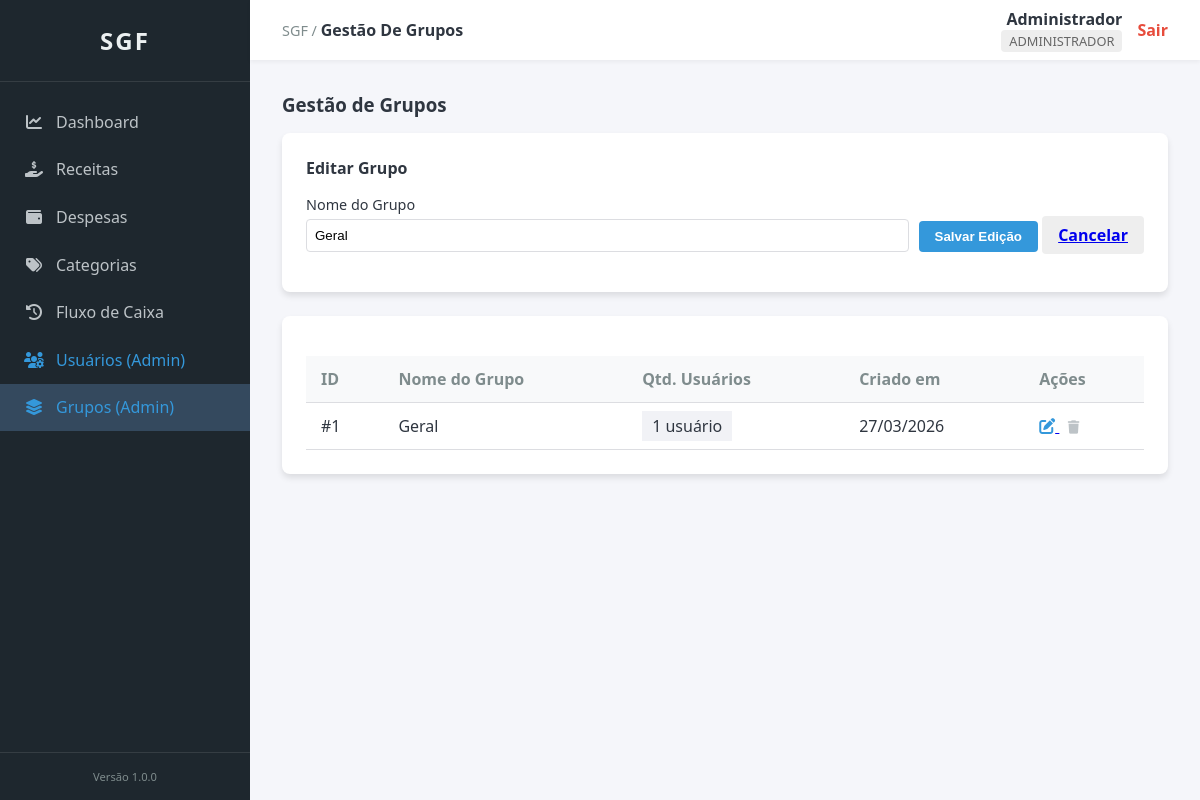
/index.php?page=grupos&action=edit&id=1 (signed in), run on the app's committed database.
### tables this page shows
CREATE TABLE IF NOT EXISTS grupos (
    id INT AUTO_INCREMENT PRIMARY KEY,
    nome VARCHAR(100) NOT NULL,
    criado_em TIMESTAMP DEFAULT CURRENT_TIMESTAMP
);

### includes/functions.php (called while the page is built, shortened)
<?php
function s($texto) {
    return htmlspecialchars($texto ?? '', ENT_QUOTES, 'UTF-8');
}
function formatarData($data) {
    return date('d/m/Y', strtotime($data));
}

### pages/grupos.php (the view, shortened to what this page needs)
<?php
$action = $_GET['action'] ?? 'list';
$edit_id = $_GET['id'] ?? null;
$edit_data = null;
if ($action === 'edit' && $edit_id) {
    $stmt = $pdo->prepare("SELECT * FROM grupos WHERE id = ?");
    $stmt->execute([$edit_id]);
    $edit_data = $stmt->fetch();
}
$stmt = $pdo->query("SELECT g.*, (SELECT COUNT(*) FROM usuarios u WHERE u.grupo_id = g.id) as total_usuarios
                     FROM grupos g ORDER BY nome ASC");
$grupos = $stmt->fetchAll();
?>
<div class="header-actions" style="display: flex; justify-content: space-between; align-items: center; margin-bottom: 1rem;">
    <h3>Gestão de Grupos</h3>
</div>
<div class="card">
    <h4><?= $edit_data ? 'Editar' : 'Novo' ?> Grupo</h4>
    <form action="index.php?page=grupos" method="POST" class="form-inline" style="margin-top: 1rem;">
        <div class="form-group" style="flex: 2;">
            <label>Nome do Grupo</label>
            <input type="text" name="nome" class="form-control" value="<?= s($edit_data['nome'] ?? '') ?>" placeholder="Ex: Família Silva" required>
        </div>
        <div class="form-group">
            <button type="submit" name="save_group" class="btn btn-primary">
                <?= $edit_data ? 'Salvar Edição' : 'Criar Grupo' ?>
            </button>
            <?php if ($edit_data): ?>
                <a href="index.php?page=grupos" class="btn" style="background: #eee;">Cancelar</a>
            <?php endif; ?>
        </div>
    </form>
</div>
<div class="card">
    <div class="table-responsive">
        <table>
            <thead>
                <tr>
                    <th>ID</th>
                    <th>Nome do Grupo</th>
                    <th>Qtd. Usuários</th>
                    <th>Criado em</th>
                    <th>Ações</th>
                </tr>
            </thead>
            <tbody>
                <?php foreach ($grupos as $g): ?>
                    <tr>
                        <td>#<?= $g['id'] ?></td>
                        <td style="font-weight: 500;"><?= s($g['nome']) ?></td>
                        <td>
                            <span class="badge" style="background: #f1f2f6; color: #2f3640; padding: 4px 10px;">
                                <?= $g['total_usuarios'] ?> usuári<?= $g['total_usuarios'] == 1 ? 'o' : 'os' ?>
                            </span>
                        </td>
                        <td><?= formatarData($g['criado_em']) ?></td>
                        <td>
                            <a href="index.php?page=grupos&action=edit&id=<?= $g['id'] ?>" title="Editar">
                                <i class="fas fa-edit" style="color: var(--accent);"></i>
                            </a>
                            <form action="index.php?page=grupos" method="POST" style="display:inline;" onsubmit="return confirm('Excluir este grupo?');">
                                <button type="submit" name="delete_group" style="background:none; border:none; cursor:pointer; padding:0;" <?= $g['total_usuarios'] > 0 ? 'disabled title="Não pode excluir com usuários"' : '' ?>>
                                    <i class="fas fa-trash" style="color: <?= $g['total_usuarios'] > 0 ? '#bdc3c7' : 'var(--danger)' ?>;"></i>
                                </button>
                            </form>
                        </td>
                    </tr>
                <?php endforeach; ?>
            </tbody>
        </table>
    </div>
</div>

### assets/css/style.css (style rules this page uses)
:root { --primary-color: #2c3e50; --sidebar-bg: #1e272e; --sidebar-item-active: #34495e; --content-bg: #f5f6fa; --header-bg: #ffffff; --accent: #3498db; --success: #27ae60; --danger: #e74c3c; --warning: #f1c40b; --text-main: #2f3640; --text-muted: #7f8c8d; --border: #dcdde1; --shadow: 0 4px 6px rgba(0, 0, 0, 0.1); --sidebar-width: 250px; }
* { margin: 0; padding: 0; box-sizing: border-box; }
body { font-family: 'Segoe UI', Roboto, Helvetica, Arial, sans-serif; color: var(--text-main); background-color: var(--content-bg); }
.card { background: white; padding: 1.5rem; border-radius: 8px; box-shadow: var(--shadow); margin-bottom: 1.5rem; }
.btn { padding: 8px 16px; border-radius: 4px; border: none; cursor: pointer; font-weight: 600; transition: opacity 0.2s; }
.btn-primary { background: var(--accent); color: white; }
.table-responsive { overflow-x: auto; }
table { width: 100%; border-collapse: collapse; margin-top: 1rem; }
th, td { text-align: left; padding: 12px 15px; border-bottom: 1px solid var(--border); }
th { background-color: #f8f9fa; color: var(--text-muted); }
.form-inline { display: flex; gap: 10px; flex-wrap: wrap; align-items: flex-end; }
.form-group { margin-bottom: 1rem; }
.form-group label { display: block; margin-bottom: 0.3rem; font-size: 0.9rem; }
.form-control { width: 100%; padding: 8px; border: 1px solid var(--border); border-radius: 4px; }

### data on the page
grupos: nome "Geral", id "1", total_usuarios "1", criado_em "27/03/2026"

### other printed values
s($page_title) "Gestão De Grupos"
s($_SESSION['usuario_nome']) "Administrador"
